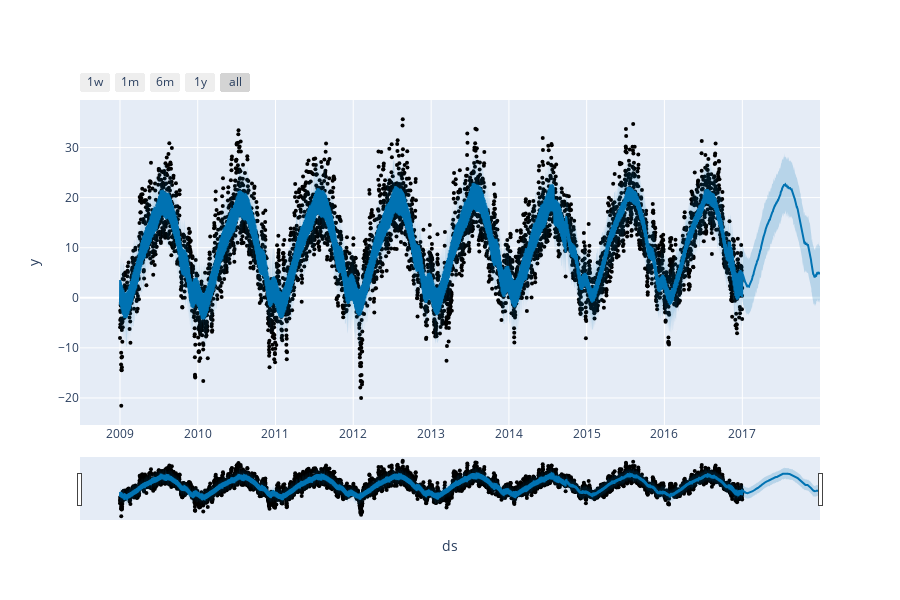

Here is the notebook cell this chart was saved with:
### Code cell
model = Prophet()

model.fit(df)

future = model.make_future_dataframe(periods = 365)

forecast = model.predict(future)

fig = plot_plotly(model, forecast)

fig.show()

### Figure 1 — Plotly figure (JSON) as saved in the notebook; plotly's stock layout.template omitted (floating-point values rounded to 4 significant figures; data arrays with more than 128 entries replaced by an {"elided": "..."} marker saying what was removed)
{"data": [{"marker": {"color": "black", "size": 4}, "mode": "markers", "name": "Actual", "type": "scatter", "x": {"elided": "5841 str values"}, "y": {"elided": "5841 float values"}}, {"hoverinfo": "skip", "line": {"width": 0}, "mode": "lines", "type": "scatter", "x": {"elided": "6204 str values"}, "y": {"elided": "6204 float values"}}, {"fill": "tonexty", "fillcolor": "rgba(0, 114, 178, 0.2)", "line": {"color": "#0072B2", "width": 2}, "mode": "lines", "name": "Predicted", "type": "scatter", "x": {"elided": "6204 str values"}, "y": {"elided": "6204 float values"}}, {"fill": "tonexty", "fillcolor": "rgba(0, 114, 178, 0.2)", "hoverinfo": "skip", "line": {"width": 0}, "mode": "lines", "type": "scatter", "x": {"elided": "6204 str values"}, "y": {"elided": "6204 float values"}}], "layout": {"height": 600, "showlegend": false, "width": 900, "xaxis": {"rangeselector": {"buttons": [{"count": 7, "label": "1w", "step": "day", "stepmode": "backward"}, {"count": 1, "label": "1m", "step": "month", "stepmode": "backward"}, {"count": 6, "label": "6m", "step": "month", "stepmode": "backward"}, {"count": 1, "label": "1y", "step": "year", "stepmode": "backward"}, {"step": "all"}]}, "rangeslider": {"visible": true}, "title": {"text": "ds"}, "type": "date"}, "yaxis": {"title": {"text": "y"}}}}
